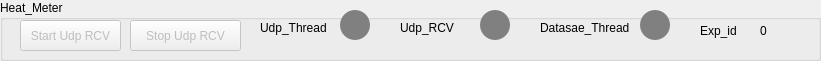
    <widget class="QGroupBox" name="groupBox_19">
     <property name="geometry">
      <rect>
       <x>0</x>
       <y>480</y>
       <width>821</width>
       <height>61</height>
      </rect>
     </property>
     <property name="title">
      <string>Heat_Meter</string>
     </property>
     <widget class="QPushButton" name="pushButton_154">
      <property name="enabled">
       <bool>false</bool>
      </property>
      <property name="geometry">
       <rect>
        <x>20</x>
        <y>20</y>
        <width>101</width>
        <height>31</height>
       </rect>
      </property>
      <property name="text">
       <string>Start Udp RCV</string>
      </property>
     </widget>
     <widget class="QPushButton" name="pushButton_155">
      <property name="enabled">
       <bool>false</bool>
      </property>
      <property name="geometry">
       <rect>
        <x>130</x>
        <y>20</y>
        <width>111</width>
        <height>31</height>
       </rect>
      </property>
      <property name="text">
       <string>Stop Udp RCV</string>
      </property>
     </widget>
     <widget class="QLabel" name="label_154">
      <property name="geometry">
       <rect>
        <x>540</x>
        <y>20</y>
        <width>121</width>
        <height>16</height>
       </rect>
      </property>
      <property name="text">
       <string>Datasae_Thread</string>
      </property>
     </widget>
     <widget class="QPushButton" name="pushButton_156">
      <property name="geometry">
       <rect>
        <x>640</x>
        <y>10</y>
        <width>30</width>
        <height>30</height>
       </rect>
      </property>
      <property name="styleSheet">
       <string notr="true">border-radius:15px;
background-color:grey
;
</string>
      </property>
      <property name="text">
       <string/>
      </property>
     </widget>
     <widget class="QLabel" name="label_155">
      <property name="geometry">
       <rect>
        <x>260</x>
        <y>20</y>
        <width>91</width>
        <height>16</height>
       </rect>
      </property>
      <property name="text">
       <string>Udp_Thread</string>
      </property>
     </widget>
     <widget class="QLabel" name="label_156">
      <property name="geometry">
       <rect>
        <x>700</x>
        <y>20</y>
        <width>41</width>
        <height>21</height>
       </rect>
      </property>
      <property name="text">
       <string>Exp_id</string>
      </property>
     </widget>
     <widget class="QPushButton" name="pushButton_157">
      <property name="geometry">
       <rect>
        <x>480</x>
        <y>10</y>
        <width>30</width>
        <height>30</height>
       </rect>
      </property>
      <property name="styleSheet">
       <string notr="true">border-radius:15px;
background-color:grey;
</string>
      </property>
      <property name="text">
       <string/>
      </property>
     </widget>
     <widget class="QLabel" name="label_157">
      <property name="geometry">
       <rect>
        <x>760</x>
        <y>20</y>
        <width>21</width>
        <height>21</height>
       </rect>
      </property>
      <property name="text">
       <string>0</string>
      </property>
     </widget>
     <widget class="QPushButton" name="pushButton_158">
      <property name="geometry">
       <rect>
        <x>340</x>
        <y>10</y>
        <width>30</width>
        <height>30</height>
       </rect>
      </property>
      <property name="styleSheet">
       <string notr="true">border-radius:15px;
background-color:grey;
</string>
      </property>
      <property name="text">
       <string/>
      </property>
     </widget>
     <widget class="QLabel" name="label_158">
      <property name="geometry">
       <rect>
        <x>400</x>
        <y>20</y>
        <width>91</width>
        <height>16</height>
       </rect>
      </property>
      <property name="text">
       <string>Udp_RCV</string>
      </property>
     </widget>
    </widget>
